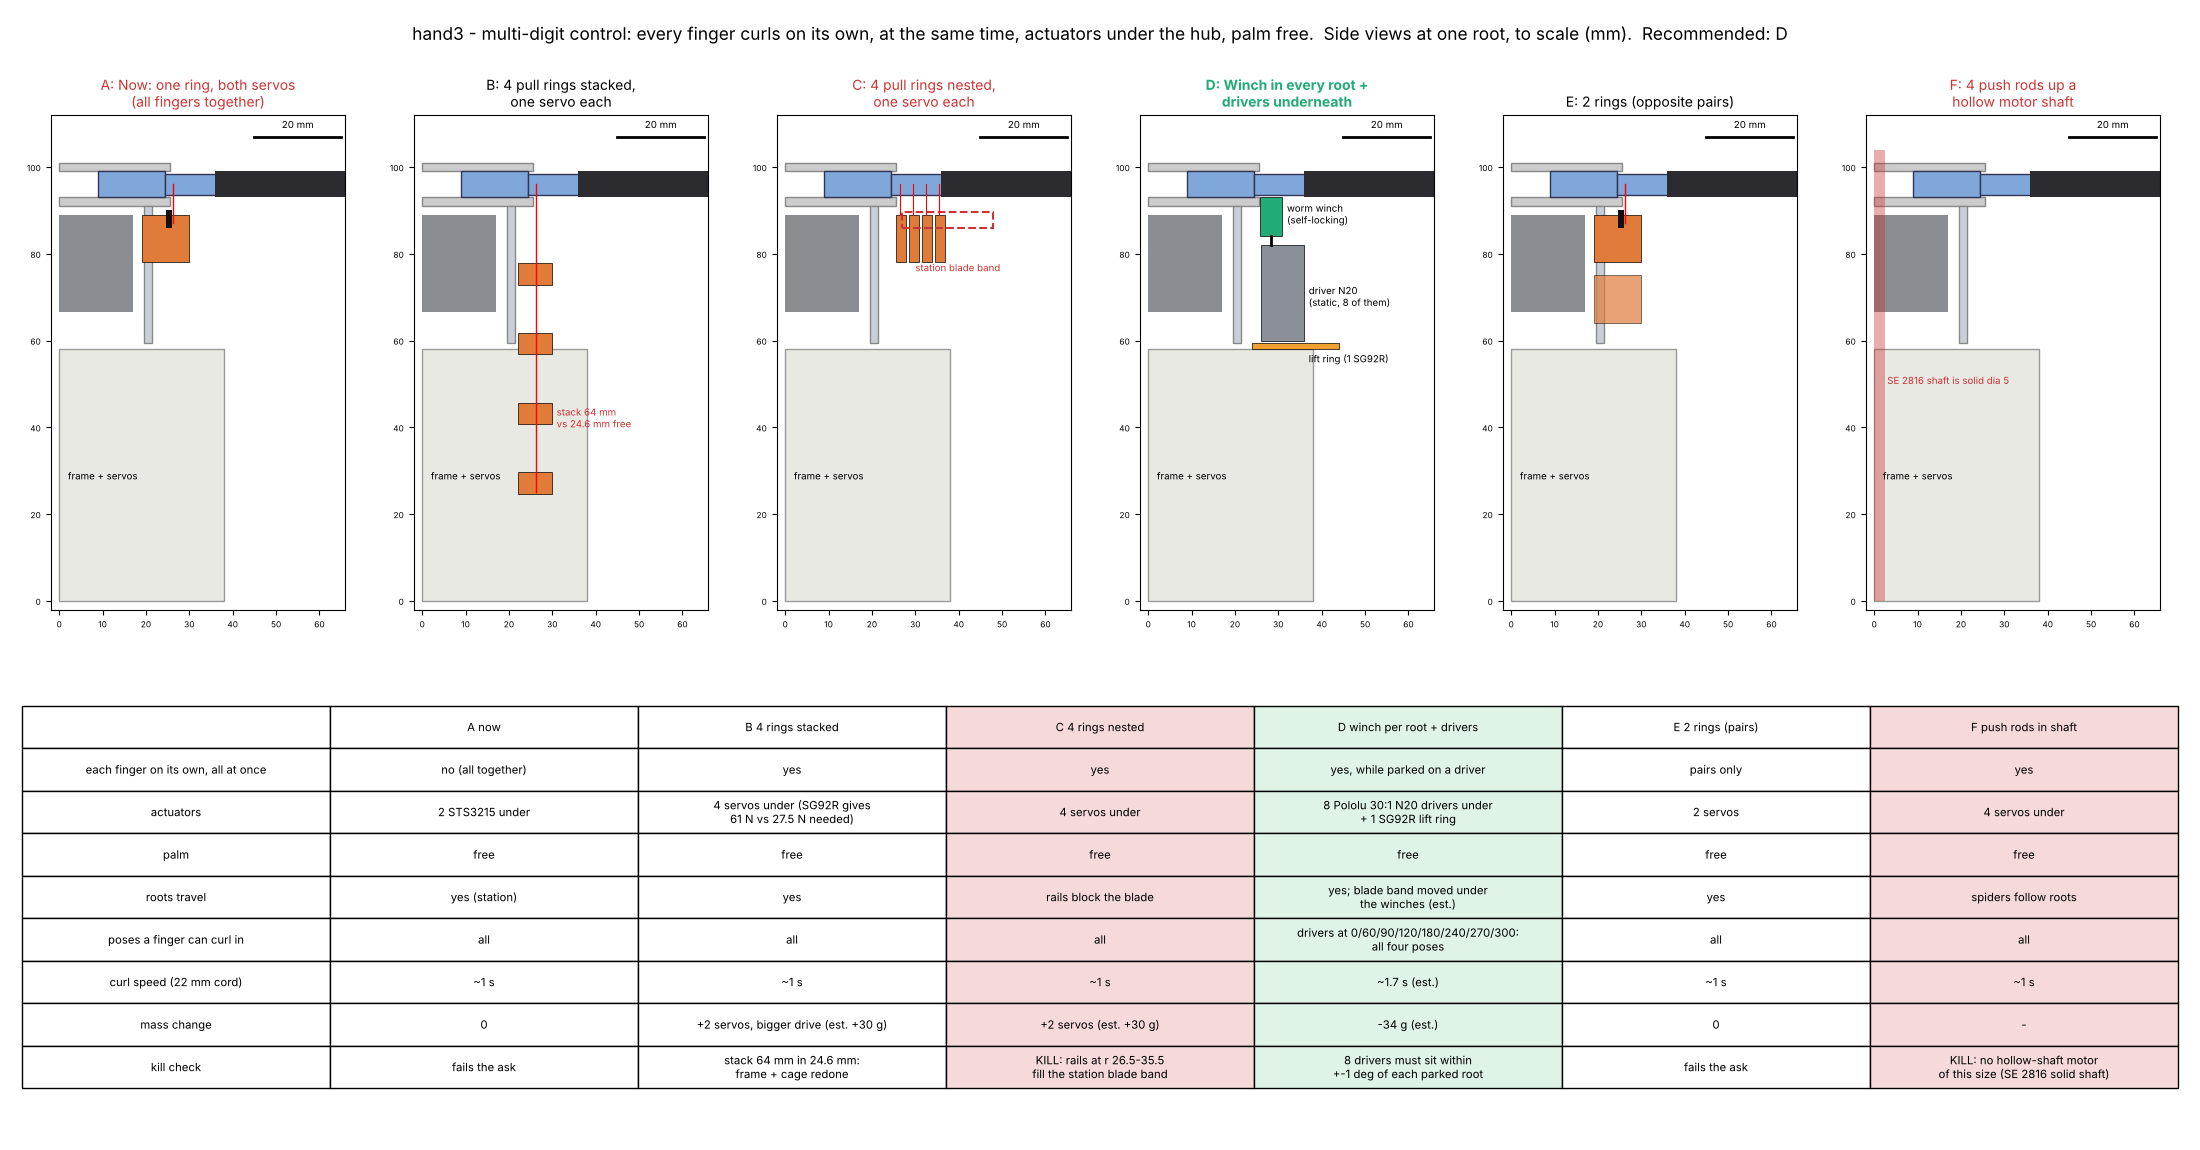

Write Python code to recreate this figure.
"""hand3 hub v3: multi-digit control - every finger curls on its own, all at the same time, actuators under the hub, palm free
(user, 2026-11-20: "need multidigit control simultaneously"; earlier: "multiple stations underneath").  Options study.

Today all four flexor cords end on one base ring that both STS3215s pull, so the fingers curl together.
Needs per finger: 22.2 mm of cord, 55 N at stall margin (hand3_hubc: needed 54.9 N base / 49.9 N curl per finger);
roots must still travel round the hub (beads, station) and the rotor must spin with nothing static touching it.
Side views in the r-z plane at one root (to scale, mm, from hand3_hub_v3 / hand3_hubc numbers).  "est." marks estimates."""
import os, sys, json
sys.path.insert(0, os.path.join(os.path.dirname(os.path.abspath(__file__)), "hand3e"))
import numpy as np
import matplotlib
matplotlib.use("Agg")
import matplotlib.pyplot as plt
from matplotlib.patches import Rectangle
import hand3_hub_v3 as V3, hand3_hubc as HC, hand3_design as H

HERE = os.path.dirname(os.path.abspath(__file__))
G = 9.81
STS = dict(m=55.0, stall_Nm=2.94); SG92R = dict(m=9.0, stall_Nm=2.5 * 0.0981)
N20_30 = dict(name="Pololu 30:1 Micro Metal Gearmotor HPCB 6V", m=9.5, stall_Nm=0.6 * 0.0981 * 1.0, rpm=1000)       # est. from Pololu table
F_FINGER = 55.0; CORD = V3.CORD_STROKE


def numbers():
    o = {}
    # B/C: one ring per finger, 2:1 tackle -> ring force F/2 per finger; a servo per ring on the 4 mm spool
    F_ring = F_FINGER / 2
    o["ring_per_finger"] = dict(force_N=F_ring, STS3215_N=round(STS["stall_Nm"] / 4e-3), SG92R_N=round(SG92R["stall_Nm"] / 4e-3),
                                ring_stroke_mm=V3.RING_STROKE)
    o["B_stack_height_mm"] = 4 * (5.0 + V3.RING_STROKE)                           # flange+rail ~5 (est.) + stroke, per ring
    o["B_room_mm"] = round(H.Z["hub_lo"] - (V3.CAGE_TRACK[1] + 0.5), 1)            # from the cage track top to the base disc
    o["C_rail_r"] = [26.5, 29.5, 32.5, 35.5]
    o["C_blade_band"] = "station blade slides in at z 86..89.7 from r 26.9 out: rails at r >= 26.5 sit in it"
    # D: worm winch in each root + drivers under the parked roots
    drum_r = 2.5; worm_ratio = 20; eta = 0.4
    T_wheel = F_FINGER * drum_r * 1e-3; T_in = T_wheel / worm_ratio / eta
    cord_speed = N20_30["rpm"] / worm_ratio / 60 * 2 * np.pi * drum_r
    o["D"] = dict(drum_r=drum_r, worm_ratio=worm_ratio, T_in_Nm=round(T_in, 4), N20_30_stall_Nm=round(N20_30["stall_Nm"], 3),
                  cord_mm_s=round(cord_speed, 1), curl_s=round(CORD / cord_speed, 1),
                  positions=[0, 60, 90, 120, 180, 240, 270, 300],
                  covers="cross (0/90/180/270), 3+1 (0/60/120/240 = 30/90/150/270 turned), 2+2 (0/120/180/300), one side (0/60/120/180)",
                  removed=["base ring + rail", "4 yoke halves", "8 carbon rods", "tie ring", "7 MR63 idlers", "2 STS3215 + spools", "beads, 2:1 tackles"],
                  removed_g=round(2 * 55 + 5.0 + 7.1 + 4.8 + 2.3 + 2.1 + 0.6 + 0.1, 1),
                  added=["8 x Pololu 30:1 micro metal gearmotor (drivers)", "lift ring + 1 SG92R (engages all drivers)", "4 root winches: brass m0.5 worm + printed wheel + drum (est. 2.5 g)"],
                  added_g=round(8 * 9.5 + 9.0 + 3.0 + 4 * 2.5, 1))
    o["D"]["net_g"] = round(o["D"]["added_g"] - o["D"]["removed_g"], 1)
    return o


def draw_common(ax):
    ax.add_patch(Rectangle((0, V3.V["z0"]), V3.V["disc_r"], 2, fc="#ccc", ec="#888"))                       # base disc
    ax.add_patch(Rectangle((0, V3.Z_TOP[0]), V3.V["disc_r"], 2, fc="#ccc", ec="#888"))                       # top disc
    ax.add_patch(Rectangle((V3.V["block_r"][0], V3.Z_GAP[0]), V3.V["block_r"][1] - V3.V["block_r"][0], 6, fc="#7fa7d9", ec="#335"))
    ax.add_patch(Rectangle((24.3, H.Z["blade"] - 2.4), 12, 4.8, fc="#7fa7d9", ec="#335"))                       # grip
    ax.add_patch(Rectangle((36, H.Z["blade"] - 3), 30, 6, fc="#2b2b30", ec="none"))                              # phalanx 1
    ax.add_patch(Rectangle((0, H.Z["pack1"] + 8.5), 17, H.Z["motor_top"] - H.Z["pack1"] - 8.5, fc="#3a3f47", ec="none", alpha=0.6))   # motor bell
    ax.add_patch(Rectangle((HC.R_CAGE[0], V3.CAGE_TRACK[0]), HC.R_CAGE[1] - HC.R_CAGE[0], H.Z["hub_lo"] - V3.CAGE_TRACK[0], fc="#c9cfd6", ec="#888"))
    ax.add_patch(Rectangle((0, 0), 38, H.Z["pack1"], fc="#e9e9e4", ec="#999"))                                    # frame + servo pack
    ax.text(2, 28, "frame + servos", fontsize=7)


def figure(N):
    opts = [("A", "Now: one ring, both servos\n(all fingers together)", "#c33"),
            ("B", "4 pull rings stacked,\none servo each", "k"),
            ("C", "4 pull rings nested,\none servo each", "#c33"),
            ("D", "Winch in every root +\ndrivers underneath", "#2a7"),
            ("E", "2 rings (opposite pairs)", "k"),
            ("F", "4 push rods up a\nhollow motor shaft", "#c33")]
    fig = plt.figure(figsize=(22, 11.5))
    for i, (k, t, col) in enumerate(opts):
        ax = fig.add_axes([0.01 + i * 0.165, 0.47, 0.16, 0.43]); ax.set_aspect("equal"); ax.set_xlim(-2, 66); ax.set_ylim(-2, 112); ax.tick_params(labelsize=6)
        draw_common(ax)
        if k in ("A", "E"):
            ax.add_patch(Rectangle((19, 78), 11, 11, fc="#e07b39", ec="k", lw=0.5)); ax.add_patch(Rectangle((24.6, 86), 1.4, 4, fc="#111"))
            if k == "E": ax.add_patch(Rectangle((19, 64), 11, 11, fc="#e07b39", ec="k", lw=0.5, alpha=0.7))
            ax.plot([26.3, 26.3], [87, 96], "r", lw=1)
        if k == "B":
            for j in range(4): ax.add_patch(Rectangle((22, 89 - (j + 1) * 16.1), 8, 5, fc="#e07b39", ec="k", lw=0.5))
            ax.plot([26.3, 26.3], [25, 96], "r", lw=1)
            ax.text(31, 40, f"stack {N['B_stack_height_mm']:.0f} mm\nvs {N['B_room_mm']} mm free", fontsize=7, color="#c33")
        if k == "C":
            for r in N["C_rail_r"]: ax.add_patch(Rectangle((r - 1, 78), 2.4, 11, fc="#e07b39", ec="k", lw=0.5)); ax.plot([r, r], [89, 96], "r", lw=0.8)
            ax.add_patch(Rectangle((26.9, 86), 21, 3.7, fc="none", ec="#c33", lw=1.5, ls="--")); ax.text(30, 76, "station blade band", fontsize=7, color="#c33")
        if k == "D":
            ax.add_patch(Rectangle((25.8, 84), 5, 9, fc="#2a7", ec="k", lw=0.5)); ax.text(32, 87, "worm winch\n(self-locking)", fontsize=7)
            ax.add_patch(Rectangle((26, 60), 10, 22, fc="#8a8f98", ec="k", lw=0.5)); ax.text(37, 68, "driver N20\n(static, 8 of them)", fontsize=7)
            ax.add_patch(Rectangle((24, 58), 20, 1.5, fc="#f0a030", ec="k", lw=0.5)); ax.text(37, 55, "lift ring (1 SG92R)", fontsize=7)
            ax.plot([28.3, 28.3], [82, 84], "k", lw=2)
        if k == "F":
            ax.add_patch(Rectangle((0, 0), 2.5, 104, fc="#c33", alpha=0.4)); ax.text(3, 50, "SE 2816 shaft is solid dia 5", fontsize=7, color="#c33")
        ax.set_title(f"{k}: {t}", fontsize=10, color=col, fontweight="bold" if col == "#2a7" else "normal")
        ax.plot([45, 65], [107, 107], "k", lw=2); ax.text(55, 109, "20 mm", ha="center", fontsize=7)
    D = N["D"]; R = N["ring_per_finger"]
    rows = [["", "A now", "B 4 rings stacked", "C 4 rings nested", "D winch per root + drivers", "E 2 rings (pairs)", "F push rods in shaft"],
            ["each finger on its own, all at once", "no (all together)", "yes", "yes", "yes, while parked on a driver", "pairs only", "yes"],
            ["actuators", "2 STS3215 under", "4 servos under (SG92R gives\n%d N vs %.1f N needed)" % (R["SG92R_N"], R["force_N"]), "4 servos under",
             "8 Pololu 30:1 N20 drivers under\n+ 1 SG92R lift ring", "2 servos", "4 servos under"],
            ["palm", "free", "free", "free", "free", "free", "free"],
            ["roots travel", "yes (station)", "yes", "rails block the blade", "yes; blade band moved under\nthe winches (est.)", "yes", "spiders follow roots"],
            ["poses a finger can curl in", "all", "all", "all", "drivers at 0/60/90/120/180/240/270/300:\nall four poses", "all", "all"],
            ["curl speed (22 mm cord)", "~1 s", "~1 s", "~1 s", f"~{D['curl_s']} s (est.)", "~1 s", "~1 s"],
            ["mass change", "0", "+2 servos, bigger drive (est. +30 g)", "+2 servos (est. +30 g)", f"{D['net_g']:+.0f} g (est.)", "0", "-"],
            ["kill check", "fails the ask", f"stack {N['B_stack_height_mm']:.0f} mm in {N['B_room_mm']} mm:\nframe + cage redone", "KILL: rails at r 26.5-35.5\nfill the station blade band",
             "8 drivers must sit within\n+-1 deg of each parked root", "fails the ask", "KILL: no hollow-shaft motor\nof this size (SE 2816 solid shaft)"]]
    ax = fig.add_axes([0.01, 0.01, 0.98, 0.42]); ax.axis("off")
    t = ax.table(cellText=rows, loc="center", cellLoc="center"); t.auto_set_font_size(False); t.set_fontsize(8.2); t.scale(1, 2.55)
    for r in range(len(rows)):
        t[r, 4].set_facecolor("#dff3e6")
        for c in (3, 6): t[r, c].set_facecolor("#f6dada")
    fig.suptitle("hand3 - multi-digit control: every finger curls on its own, at the same time, actuators under the hub, palm free.  "
                 "Side views at one root, to scale (mm).  Recommended: D", fontsize=12.5)
    fig.savefig(os.path.join(HERE, "hand3_multidigit_study.png"), dpi=100)


if __name__ == "__main__":
    N = numbers(); json.dump(N, open(os.path.join(HERE, "hand3_multidigit_study.json"), "w"), indent=1, default=float)
    print(json.dumps(N, indent=1, default=float)); figure(N)
